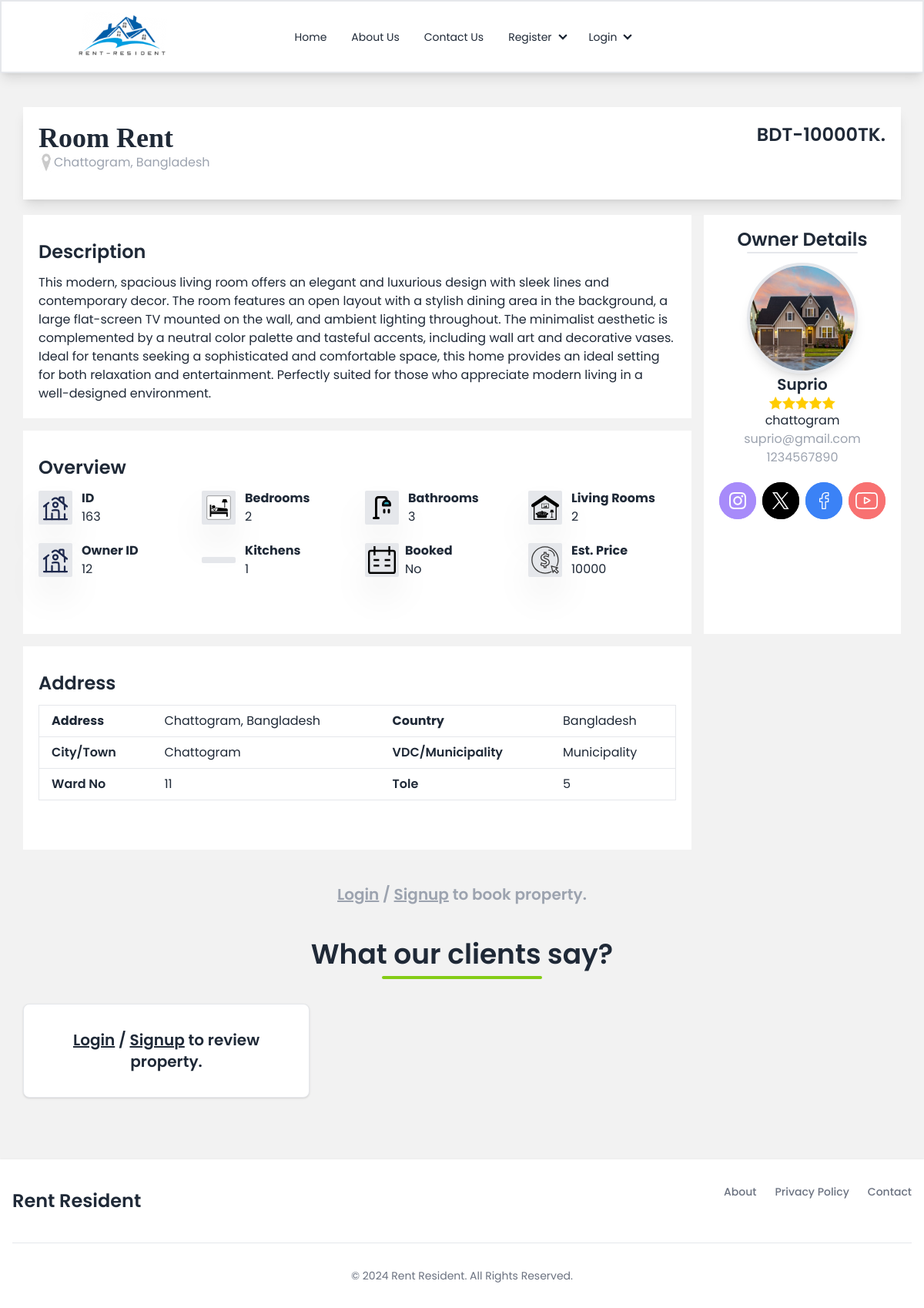
Screenshot of /view-property.php?property_id=163 with the database file from the repository.
### tables this page shows
CREATE TABLE `add_property` (
  `property_id` int(10) NOT NULL,
  `country` varchar(50) NOT NULL,
  `district` varchar(50) NOT NULL,
  `city` varchar(100) NOT NULL,
  `vdc_municipality` varchar(50) NOT NULL,
  `ward_no` int(10) NOT NULL,
  `tole` varchar(100) NOT NULL,
  `contact_no` bigint(10) NOT NULL,
  `property_type` varchar(50) NOT NULL,
  `estimated_price` bigint(10) NOT NULL,
  `total_rooms` int(10) NOT NULL,
  `bedroom` int(10) NOT NULL,
  `living_room` int(10) NOT NULL,
  `kitchen` int(10) NOT NULL,
  `bathroom` int(10) NOT NULL,
  `description` varchar(2000) NOT NULL,
  `booked` text NOT NULL,
  `owner_id` int(10) NOT NULL
);

CREATE TABLE `owner` (
  `owner_id` int(10) NOT NULL,
  `full_name` varchar(100) NOT NULL,
  `email` varchar(100) NOT NULL,
  `password` varchar(100) NOT NULL,
  `phone_no` bigint(10) NOT NULL,
  `address` varchar(200) NOT NULL,
  `id_type` varchar(100) NOT NULL,
  `id_photo` varchar(1000) NOT NULL
);

### view-property.php (the view, shortened to what this page needs)
<?php
include('navbar.php');
include('review-engine.php');
include('booking-engine.php');
?>
<!DOCTYPE html>
<html>
<head>
    <link rel="stylesheet" href="styles.css">
</head>
<body style="background-color: #f2f2f2;">
    <?php
$property_id = $_GET['property_id'];
$sql = "SELECT * FROM add_property WHERE property_id='$property_id'";
$query = mysqli_query($db, $sql);
if (mysqli_num_rows($query) > 0) {
    $rows = mysqli_fetch_assoc($query);
    $booked=$rows['booked'];
    $sql2 = "SELECT * FROM property_photo WHERE property_id='$property_id'";
    $query2 = mysqli_query($db, $sql2);
    if (mysqli_num_rows($query2) > 0) {
        $owner_id = $rows['owner_id'];
        $sql3 = "SELECT * FROM owner WHERE owner_id='$owner_id'";
        $query3 = mysqli_query($db, $sql3);
        if (mysqli_num_rows($query3) > 0) {
            $owner = mysqli_fetch_assoc($query3);
            $owner_name = $owner['full_name'];
            $owner_email = $owner['email'];
            $owner_phone = $owner['phone_no'];
            $owner_address = $owner['address'];
            $owner_profile = $owner['id_photo'];
        }
    ?>
    <section class="w-[95%] mx-auto my-11">
        <div class="bg-white p-5 shadow-lg">
            <div class="flex justify-between">
                <div>
                    <h2 class="lg:text-4xl font-semibold" style="font-family: 'Times New Roman'">
                        <?php echo $rows['property_type'] ?></h2>
                    <p class="flex text-gray-400"><img src="./images/location-gray.png" class="w-5" alt="">
                        <?php echo $rows['city']; ?>,
                        <?php echo $rows['country']; ?></p>
                </div>
                <p class="text-2xl font-semibold">BDT-<?php echo $rows['estimated_price']; ?>TK.</p>
            </div>
        </div>
        <div class="grid grid-cols-1 lg:grid-rows-3 lg:grid-flow-col gap-4 mt-5">
            <div class="lg:col-span-2 ... bg-white p-5">
                <h1 class="text-2xl my-3 font-semibold">Description</h1>
                <p><?php echo $rows['description']; ?></p>
            </div>
            <div class="lg:col-span-2 ... bg-white p-5">
                <h1 class="text-2xl my-3 font-semibold">Overview</h1>
                <div class="grid grid-cols-1 lg:grid-cols-4 gap-5">
                    <div class="flex items-center gap-3">
                        <img src="./images/home-overview.svg" alt="" class="w-11 bg-gray-200 rounded-sm shadow-2xl p-1">
                        <div>
                            <p class="font-bold">ID</p>
                            <p><?php echo $rows['property_id'] ?></p>
                        </div>
                    </div>
                    <div class="flex items-center gap-3">
                        <img src="./images/bedroom-overview.svg" alt=""
                            class="w-11 bg-gray-200 rounded-sm shadow-2xl p-1">
                        <div>
                            <p class="font-bold">Bedrooms</p>
                            <p><?php echo $rows['bedroom'] ?></p>
                        </div>
                    </div>
                    <div class="flex items-center gap-3">
                        <img src="./images/bathroom-overview.svg" alt=""
                            class="w-11 bg-gray-200 rounded-sm shadow-2xl p-1">
                        <div>
                            <p class="font-bold">Bathrooms</p>
                            <p><?php echo $rows['bathroom'] ?></p>
                        </div>
                    </div>
                    <div class="flex items-center gap-3">
                        <img src="./images/room-overview.svg" alt="" class="w-11 bg-gray-200 rounded-sm shadow-2xl p-1">
                        <div>
                            <p class="font-bold">Living Rooms</p>
                            <p><?php echo $rows['living_room'] ?></p>
                        </div>
                    </div>
                    <div class="flex items-center gap-3">
                        <img src="./images/home-overview.svg" alt="" class="w-11 bg-gray-200 rounded-sm shadow-2xl p-1">
                        <div>
                            <p class="font-bold">Owner ID</p>
                            <p><?php echo $rows['owner_id'] ?></p>
                        </div>
                    </div>
                    <div class="flex items-center gap-3">
                        <img src="./images/kitchen-overview.svg" alt=""
                            class="w-11 bg-gray-200 rounded-sm shadow-2xl p-1">
                        <div>
                            <p class="font-bold">Kitchens</p>
                            <p><?php echo $rows['kitchen'] ?></p>
                        </div>
                    </div>
                    <div class="flex items-center gap-2">
                        <img src="./images/appointments-overview.svg" alt=""
                            class="w-11 bg-gray-200 rounded-sm shadow-2xl p-1">
                        <div>
                            <p class="font-bold">Booked</p>
                            <p><?php echo $rows['booked'] ?></p>
                        </div>
                    </div>
                    <div class="flex items-center gap-3">
                        <img src="./images/price-overview.svg" alt=""
                            class="w-11 bg-gray-200 rounded-sm shadow-2xl p-1">
                        <div>
                            <p class="font-bold">Est. Price</p>
                            <p><?php echo $rows['estimated_price'] ?></p>
                        </div>
                    </div>
                </div>
            </div>
            <div class="lg:col-span-2 ... bg-white p-5">
                <h1 class="text-2xl my-3 font-semibold">Address</h1>
                <div class="overflow-x-auto">
                    <table class="min-w-full bg-white border border-gray-200">
                        <thead>
                            <tr>
                                <th class="px-4 py-2 text-left">Address</th>
                                <th class="px-4 py-2 text-left font-normal"><?php echo $rows['city']; ?>,
                                    <?php echo $rows['country']; ?></th>
                                <th class="px-4 py-2 text-left">Country</th>
                                <th class="px-4 py-2 text-left font-normal"><?php echo $rows['country']; ?></th>
                            </tr>
                        </thead>
                        <tbody>
                            <tr class="border-t">
                                <td class="px-4 py-2 font-semibold">City/Town</td>
                                <td class="px-4 py-2"><?php echo $rows['city']; ?></td>
                                <td class="px-4 py-2 font-semibold">VDC/Municipality</td>
                                <td class="px-4 py-2"><?php echo $rows['vdc_municipality']; ?></td>
                            </tr>
                            <tr class="border-t">
                                <td class="px-4 py-2 font-semibold">Ward No</td>
                                <td class="px-4 py-2"><?php echo $rows['ward_no']; ?></td>
                                <td class="px-4 py-2 font-semibold">Tole</td>
                                <td class="px-4 py-2"><?php echo $rows['tole']; ?></td>
                            </tr>
                        </tbody>
                    </table>
                </div>
            </div>
            <div class="lg:row-span-2 ... bg-white w-full lg:w-64 p-4 flex jusitfy-center flex-col items-center">
                <h1 class="text-2xl font-semibold">Owner Details</h1>
                <p class="w-36 mb-3 border-t-2 border-black-500 rounded-lg"></p>
                <img src="<?php echo $owner_profile ?>" alt="" class="w-36 h-36 rounded-full border-4 shadow-lg">
                <div class="text-center">
                    <p class="text-xl font-semibold"><?php echo $owner_name; ?></p>
                    <img src="./images/ratings.png" alt="ratings.png" class="w-24 mx-auto">
                    <p class="text-md"><?php echo $owner_address; ?></p>
                    <p class="text-md text-gray-400"><?php echo $owner_email; ?></p>
                    <p class="text-md text-gray-400"><?php echo $owner_phone; ?></p>
                    <div class="flex flex-row lg:flex-row lg:items-center gap-2 mt-5">
                        <div class="social-button">
                            <button class="relative w-12 h-12 rounded-full group">
                                <div
                                    class="floater w-full h-full absolute top-0 left-0 bg-violet-400 rounded-full duration-300 group-hover:-top-8 group-hover:shadow-2xl">
                                </div>
                                <div
                                    class="icon relative z-10 w-full h-full flex items-center justify-center border-2 border-violet-400 rounded-full">
                                </div>
                            </button>
                        </div>
                        <div class="social-button">
                            <button class="relative w-12 h-12 rounded-full group">
                                <div
                                    class="floater w-full h-full absolute top-0 left-0 bg-black rounded-full duration-300 group-hover:-top-8 group-hover:shadow-2xl">
                                </div>
                                <div
                                    class="icon relative z-10 w-full h-full flex items-center justify-center border-2 border-black rounded-full">
                                </div>
                            </button>
                        </div>
                        <div class="social-button">
                            <button class="relative w-12 h-12 rounded-full group">
                                <div
                                    class="floater w-full h-full absolute top-0 left-0 bg-blue-500 rounded-full duration-300 group-hover:-top-8 group-hover:shadow-2xl">
                                </div>
                                <div
                                    class="icon relative z-10 w-full h-full flex items-center justify-center border-2 border-blue-500 rounded-full">
                                </div>
                            </button>
                        </div>
                        <div class="social-button">
                            <button class="relative w-12 h-12 rounded-full group">
                                <div
                                    class="floater w-full h-full absolute top-0 left-0 bg-red-400 rounded-full duration-300 group-hover:-top-8 group-hover:shadow-2xl">
                                </div>
                                <div
                                    class="icon relative z-10 w-full h-full flex items-center justify-center border-2 border-red-400 rounded-full">
                                </div>
                            </button>
                        </div>
                    </div>
                </div>
            </div>
        </div>
    </section>
    <?php
    }
}
?>
    <?php
if (isset($_SESSION["email"]) && !empty($_SESSION['email'])) {
?>
    <section class="w-[95%] mx-auto mb-5 mt-[-21px]">
        <form method="POST">
            <?php
            if ($booked == 'No') {
            ?>
            <input type="hidden" name="property_id" value="<?php echo $rows['property_id']; ?>">
            <input type="submit" class="btn gradient-title block" name="book_property" value="Book Property">
            <?php
            } else {
            ?>
            <input type="submit" class="btn gradient-title block text-white" value="Property Booked" disabled>
            <?php
            }
            ?>
        </form>
    </section>
    <?php
} else{
    echo '<p class="text-center text-xl font-semibold text-gray-400"><a href="tenant-login.php" class="link hover:text-primary">Login</a> / <a href="tenant-login.php" class="link hover:text-primary">Signup</a> to book property.</p>';
}
?>
    <section class="w-[95%] mx-auto my-11">
        <h1 class="text-4xl text-center font-semibold mt-5">What our clients say?</h1>
        <p class="w-52 mt-2 border-t-4 border-lime-500 rounded-lg mx-auto mb-8"></p>
        <div class="grid grid-cols-1 lg:grid-cols-3 gap-3">
            <div
                class="bg-white block p-6 bg-white border border-gray-200 rounded-lg shadow flex flex-col lg:w-full lg:justify-center rating">
                <div>
                    <?php
      if(isset($_SESSION["email"]) && !empty($_SESSION['email'])){
      ?>
                    <form method="POST">
                        <input type="hidden" name="property_id" value="<?php echo $property_id; ?>">
                        <input type="hidden" name="viewer_id" value="<?php echo $viewer_id; ?>">
                        <div class="mb-4">
                            <label for="rating" class="block text-gray-700 font-bold mb-2">Rating</label>
                            <select name="rating" id="rating" class="w-full p-2 border rounded-lg">
                                <option value="5">5 - Excellent</option>
                                <option value="4">4 - Very Good</option>
                                <option value="3">3 - Good</option>
                                <option value="2">2 - Fair</option>
                                <option value="1">1 - Poor</option>
                            </select>
                        </div>
                        <div class="mb-4">
                            <label for="comment" class="block text-gray-700 font-bold mb-2">Comment</label>
                            <textarea name="comment" id="comment" rows="4" class="w-full p-2 border rounded-lg"
                                placeholder="Write your comment here..."></textarea>
                        </div>
                        <div class="mb-4">
                            <button type="submit" name="review"
                                class="bg-blue-500 text-white py-2 px-4 rounded-lg hover:bg-blue-600">Submit</button>
                        </div>
                    </form>
                    <?php }
              else{
                echo '<p class="text-center text-xl font-semibold bg-white p-2"><a href="tenant-login.php" class="link hover:text-primary">Login</a> / <a href="tenant-login.php" class="link hover:text-primary">Signup</a> to review property.</p>';
              }
              ?>
                </div>
            </div>
        </div>
    </section>
    <?php
        include('footer.php');
    ?>
</body>
</html>

### navbar.php (style rules this page uses)
body { font-family: "Poppins", sans-serif; }

### view-property.php (style rules this page uses)
.rating { background-image: url('https://thumbs.dreamstime.com/b/vertical-creative-collage-picture-human-hands-hold-smartphone-review-rating-consumerism-estore-social-media-network-internet-313096933.jpg'); background-size: cover; background-repeat: no-repeat; background-position: center; }

### rows the page displays
add_property: property_type "Room Rent", city "Chattogram", country "Bangladesh", estimated_price "10000", description "This modern, spacious living room offers an elegant and luxurious design with sleek lines and contemporary decor. The room features an open layout with a stylish dining area in the background, a large flat-screen TV mounted on the wall, and ambient lighting throughout. The minimalist aesthetic is complemented by a neutral color palette and tasteful accents, including wall art and decorative vases. Ideal for tenants seeking a sophisticated and comfortable space, this home provides an ideal setting for both relaxation and entertainment. Perfectly suited for those who appreciate modern living in a well-designed environment.", property_id "163", bedroom "2", bathroom "3", living_room "2", owner "12", kitchen "1", booked "No", vdc_municipality "Municipality", ward_no "11", tole "5"
owner: id_photo (picture), full_name "Suprio", address "chattogram", email "suprio@gmail.com", phone_no "1234567890"
